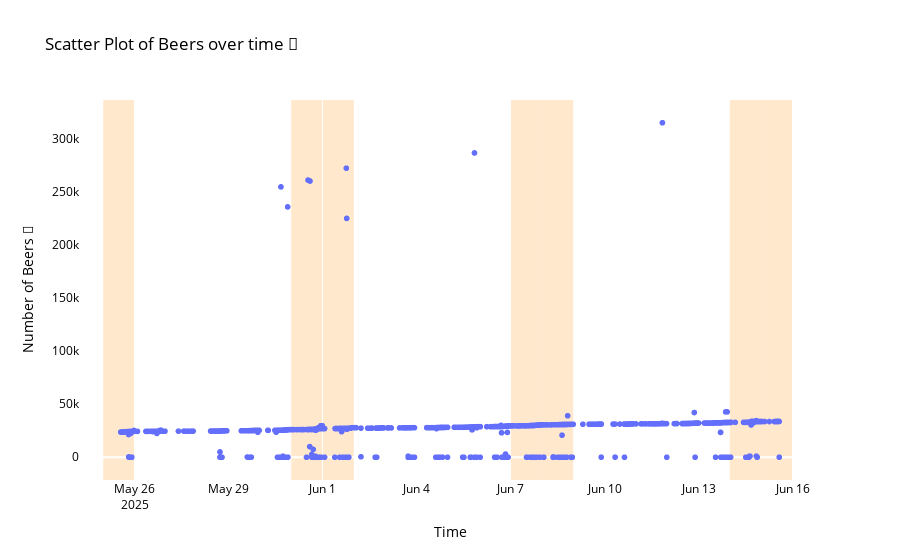

Notebook source saved alongside this figure:
### Markdown cell above
### Data Cleaning

### Code cell
plot_beer_counts(chat_df)

### Figure 1 — Plotly figure (JSON) as saved in the notebook; plotly's stock layout.template omitted (floating-point values rounded to 4 significant figures; data arrays with more than 128 entries replaced by an {"elided": "..."} marker saying what was removed)
{"data": [{"customdata": {"elided": "2027x1 str values"}, "hovertemplate": "datetime=%{x}<br>🍻=%{y}<br>message=%{customdata[0]}<extra></extra>", "legendgroup": "", "marker": {"color": "#636efa", "symbol": "circle"}, "mode": "markers", "name": "", "showlegend": false, "type": "scattergl", "x": {"elided": "2027 str values"}, "xaxis": "x", "y": {"elided": "2027 int values"}, "yaxis": "y"}], "layout": {"font": {"color": "black"}, "legend": {"tracegroupgap": 0}, "paper_bgcolor": "white", "plot_bgcolor": "white", "shapes": [{"fillcolor": "rgba(255, 140, 0, 0.2)", "layer": "below", "line": {"width": 0}, "type": "rect", "x0": "2025-05-25T00:00:00", "x1": "2025-05-26T00:00:00", "xref": "x", "y0": 0, "y1": 1, "yref": "y domain"}, {"fillcolor": "rgba(255, 140, 0, 0.2)", "layer": "below", "line": {"width": 0}, "type": "rect", "x0": "2025-05-31T00:00:00", "x1": "2025-06-01T00:00:00", "xref": "x", "y0": 0, "y1": 1, "yref": "y domain"}, {"fillcolor": "rgba(255, 140, 0, 0.2)", "layer": "below", "line": {"width": 0}, "type": "rect", "x0": "2025-06-01T00:00:00", "x1": "2025-06-02T00:00:00", "xref": "x", "y0": 0, "y1": 1, "yref": "y domain"}, {"fillcolor": "rgba(255, 140, 0, 0.2)", "layer": "below", "line": {"width": 0}, "type": "rect", "x0": "2025-06-07T00:00:00", "x1": "2025-06-08T00:00:00", "xref": "x", "y0": 0, "y1": 1, "yref": "y domain"}, {"fillcolor": "rgba(255, 140, 0, 0.2)", "layer": "below", "line": {"width": 0}, "type": "rect", "x0": "2025-06-08T00:00:00", "x1": "2025-06-09T00:00:00", "xref": "x", "y0": 0, "y1": 1, "yref": "y domain"}, {"fillcolor": "rgba(255, 140, 0, 0.2)", "layer": "below", "line": {"width": 0}, "type": "rect", "x0": "2025-06-14T00:00:00", "x1": "2025-06-15T00:00:00", "xref": "x", "y0": 0, "y1": 1, "yref": "y domain"}, {"fillcolor": "rgba(255, 140, 0, 0.2)", "layer": "below", "line": {"width": 0}, "type": "rect", "x0": "2025-06-15T00:00:00", "x1": "2025-06-16T00:00:00", "xref": "x", "y0": 0, "y1": 1, "yref": "y domain"}], "title": {"text": "Scatter Plot of Beers over time 🍻"}, "xaxis": {"anchor": "y", "domain": [0, 1], "title": {"text": "Time"}}, "yaxis": {"anchor": "x", "domain": [0, 1], "showgrid": false, "title": {"text": "Number of Beers 🍻"}}}}
